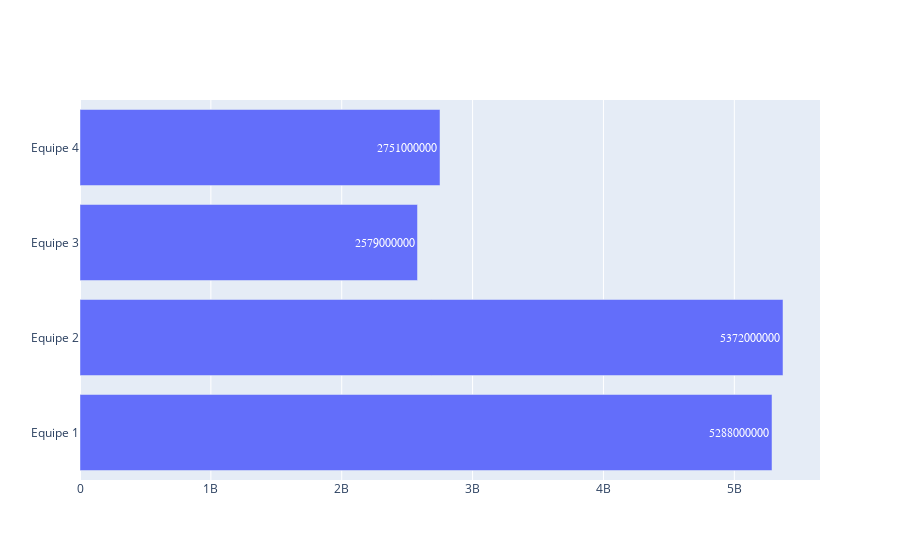

Notebook code for this chart:
### Code cell
fig1 = go.Figure(go.Bar(
        x=df1['Valor Pago'],
        y=df1['Equipe'],
        orientation='h',
        textposition='auto',
        text=df1['Valor Pago'],
        insidetextfont=dict(family='Times', size=12)))
fig1.show()

### Figure 1 — Plotly figure (JSON) as saved in the notebook; plotly's stock layout.template omitted (floating-point values rounded to 4 significant figures)
{"data": [{"insidetextfont": {"family": "Times", "size": 12}, "orientation": "h", "text": [5288000000, 5372000000, 2579000000, 2751000000], "textposition": "auto", "type": "bar", "x": [5288000000, 5372000000, 2579000000, 2751000000], "y": ["Equipe 1", "Equipe 2", "Equipe 3", "Equipe 4"]}], "layout": {}}
